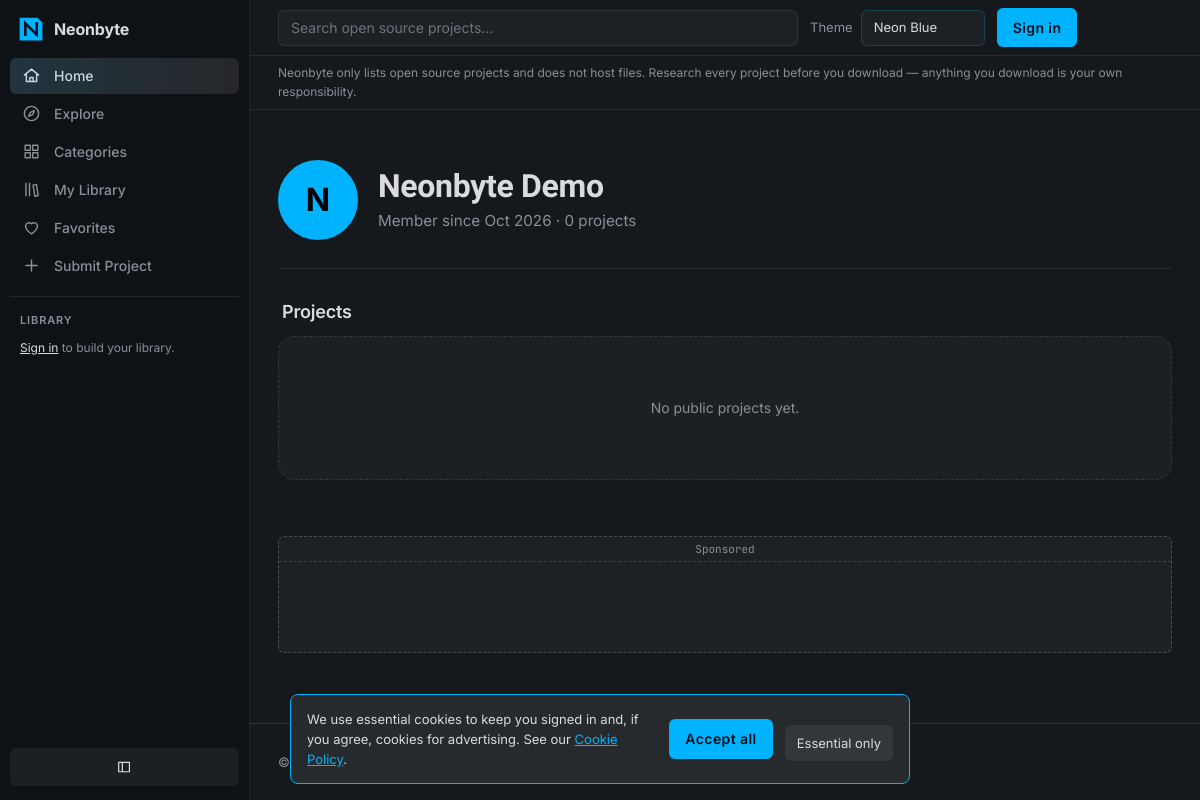
The page /profile.php?id=1 on the database its author committed.
### tables this page shows
CREATE TABLE IF NOT EXISTS users (
  id               INT AUTO_INCREMENT PRIMARY KEY,
  name             VARCHAR(80)  NOT NULL,
  email_encrypted  TEXT         NOT NULL,                 
  email_hash       CHAR(64)     NOT NULL UNIQUE,          
  password_hash    VARCHAR(255) NOT NULL,                 
  avatar           VARCHAR(255) DEFAULT NULL,
  role             ENUM('user','admin') DEFAULT 'user',
  screenshot_limit TINYINT DEFAULT 5,
  theme            VARCHAR(20)  DEFAULT 'neon-blue',
  banned           TINYINT(1)   DEFAULT 0,
  created_at       TIMESTAMP    DEFAULT CURRENT_TIMESTAMP
);

### profile.php (the view, shortened to what this page needs)
<?php
require_once 'includes/layout.php';
$uid = (int)($_GET['id'] ?? 0);
$db   = db();
$user = $db->prepare('SELECT id,name,avatar,role,created_at FROM users WHERE id=? AND banned=0');
$user->execute([$uid]);
$prof = $user->fetch();
$projs = $db->prepare('
  SELECT p.*, (SELECT s.path_or_url FROM screenshots s WHERE s.project_id=p.id ORDER BY s.id LIMIT 1) AS shot, (SELECT s.is_upload FROM screenshots s WHERE s.project_id=p.id ORDER BY s.id LIMIT 1) AS shot_up, c.name AS cat_name
  FROM projects p JOIN categories c ON c.id=p.category_id
  WHERE p.user_id=? AND p.status="published"
  ORDER BY p.likes_count DESC
');
$projs->execute([$uid]);
$projects = $projs->fetchAll();
?>
<div class="profile-header fade-up">
  <div class="avatar-wrap">
    <?php if($prof['avatar']): ?>
      <img src="<?= htmlspecialchars($prof['avatar']) ?>" alt="<?= htmlspecialchars($prof['name']) ?>" class="avatar-lg">
    <?php else: ?>
      <div class="avatar-lg avatar-placeholder"><?= mb_strtoupper(mb_substr($prof['name'],0,1)) ?></div>
    <?php endif; ?>
  </div>
  <div>
    <h1><?= htmlspecialchars($prof['name']) ?></h1>
    <p class="page-sub">Member since <?= date('M Y', strtotime($prof['created_at'])) ?> &middot; <?= count($projects) ?> project<?= count($projects)!=1?'s':'' ?></p>
  </div>
</div>
<section class="fade-up">
  <div class="row-h"><h2>Projects</h2></div>
  <?php if($projects): ?>
  <div class="explore-grid">
    <?php foreach($projects as $p): ?>
      <a class="card explore-card" href="project.php?id=<?= $p['id'] ?>">
        <div class="cover" style="<?= cover_grad4($p) ?>"><span class="lic"><?= htmlspecialchars($p['license']) ?></span></div>
        <div class="meta">
          <h3><?= htmlspecialchars($p['name']) ?></h3>
          <p class="mono"><?= htmlspecialchars($p['cat_name']) ?></p>
          <p class="likes"><?= icon('heart') ?> <?= number_format($p['likes_count']) ?></p>
        </div>
      </a>
    <?php endforeach; ?>
  </div>
  <?php else: ?>
    <div class="empty-state"><p>No public projects yet.</p></div>
  <?php endif; ?>
</section>

### assets/css/style.css (style rules this page uses)
:root,[data-theme=neon-blue] { --bg:#05070d;--sf:#0b1220;--sf2:#101a2e; --pri:#00b3ff;--sec:#1e3a8a;--acc:#ff2e88; --tx:#e6edf7;--mu:#8a96a8;--on:#001018; --glow:0 0 28px color-mix(in srgb,var(--pri) 55%,transparent); --glow-sm:0 0 12px color-mix(in srgb,var(--pri) 40%,transparent); --card-w:200px;--hero-h:100svh; }
* { box-sizing:border-box;margin:0;padding:0 }
html { scroll-behavior:smooth }
body { background:var(--bg);color:var(--tx); font:15px/1.6 Inter,system-ui,sans-serif; display:flex;min-height:100vh;overflow-x:hidden; }
h1,h2,h3,.logo { font-family:Rajdhani,sans-serif;letter-spacing:.02em }
body::before { content:'';position:fixed;inset:0;pointer-events:none;z-index:0; background:repeating-linear-gradient( 0deg, transparent, transparent 2px, rgba(0,0,0,.08) 2px, rgba(0,0,0,.08) 4px ); }
section { padding:0 0 32px }
.row-h { display:flex;justify-content:space-between;align-items:baseline; margin:28px 0 14px;padding:0 4px; }
.row-h h2 { font-size:clamp(20px,2.5vw,28px); position:relative;display:inline-block; }
.row-h h2::after { content:'';position:absolute;bottom:-3px;left:0; width:32px;height:2px;background:var(--pri); box-shadow:var(--glow-sm);border-radius:2px; transition:width .3s; }
.fade-up { opacity:0;transform:translateY(24px); transition:opacity .55s cubic-bezier(.2,.8,.2,1),transform .55s cubic-bezier(.2,.8,.2,1); }
.fade-up.visible { opacity:1;transform:translateY(0) }
.page-sub { color:var(--dim);margin:4px 0 0;font-size:.95rem }
.empty-state { text-align:center;padding:60px 20px;color:var(--dim); background:rgba(255,255,255,.03);border-radius:16px; border:1px dashed rgba(255,255,255,.1); }
.profile-header { display:flex;align-items:center;gap:20px; padding:28px 0;margin-bottom:32px; border-bottom:1px solid rgba(255,255,255,.08); }
.avatar-wrap { flex-shrink:0 }
.avatar-lg { width:80px;height:80px;border-radius:50%;object-fit:cover;border:3px solid var(--pri) }
.avatar-placeholder { width:80px;height:80px;border-radius:50%; display:flex;align-items:center;justify-content:center; background:var(--pri);color:#000;font-size:2rem;font-weight:700; }
.profile-header h1 { font-family:'Rajdhani',sans-serif;font-size:2rem;margin:0 }
:root { --txt:var(--tx);--dim:var(--mu);--surface:var(--sf);--line:color-mix(in srgb,var(--tx) 11%,transparent); --pri-raw:0,179,255;color-scheme:dark; }
html { scrollbar-color:var(--sec) var(--bg) }
body { line-height:1.6;-webkit-font-smoothing:antialiased; background-image:radial-gradient(ellipse 80% 40% at 50% -10%,color-mix(in srgb,var(--pri) 10%,transparent),transparent) }
body::before { display:none }
h1 { font-size:clamp(28px,3.4vw,40px);line-height:1.15 }
h2 { line-height:1.2 }
.row-h h2::after { box-shadow:none }
.row-h h2::after { display:none }
body::before { display:block;content:'';position:fixed;inset:-25%;z-index:-1;pointer-events:none; background: radial-gradient(34% 30% at 18% 22%,color-mix(in srgb,var(--pri) 11%,transparent),transparent 70%), radial-gradient(30% 28% at 82% 72%,color-mix(in srgb,var(--acc) 7%,transparent),transparent 70%); animation:drift 32s ease-in-out infinite alternate;will-change:transform }
.fade-up { transition:opacity .6s cubic-bezier(.2,.7,.2,1),transform .6s cubic-bezier(.2,.7,.2,1) }

### assets/css/hydra.css (style rules this page uses)
html[data-theme] { --bg:color-mix(in srgb,var(--pri) 2%,#161617); --sf:color-mix(in srgb,var(--pri) 2%,#1e1e20); --sf2:color-mix(in srgb,var(--pri) 2%,#272729); --tx:#dadbe1;--mu:#8b8d98;--line:rgba(255,255,255,.08); --side:color-mix(in srgb,var(--pri) 2%,#0f0f10); }
body { background:var(--bg);background-image:none;font:14px/1.55 Inter,system-ui,sans-serif }
body::before { display:none }
h1,h2,h3,.logo { font-family:Inter,system-ui,sans-serif;letter-spacing:-.01em }
.row-h h2 { font:600 18px Inter,system-ui,sans-serif }

### rows shown on the page
users: name "N", name "Neonbyte Demo", created_at "Oct 2026"

### other values the page prints
$n[2] "Home"
$n[2] "Explore"
$n[2] "Categories"
$n[2] "My Library"
$n[2] "Favorites"
$n[2] "Submit Project"
count($projects) "0"
